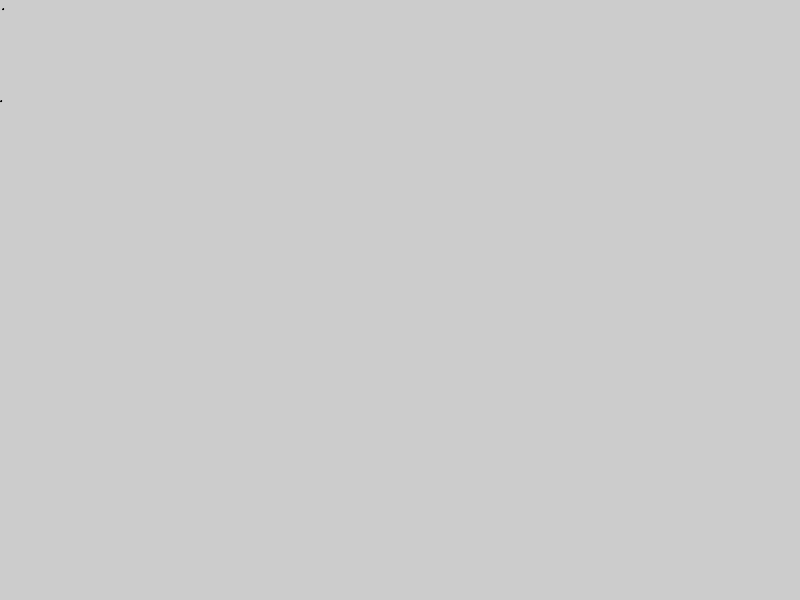
Frame 1 (no input)
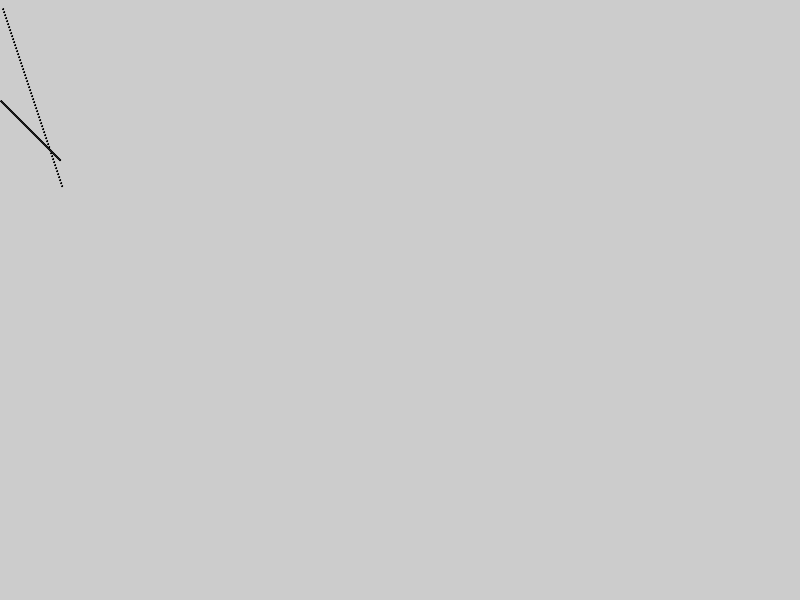
Frame 60 (the mouse pressed at the canvas centre just before this capture)
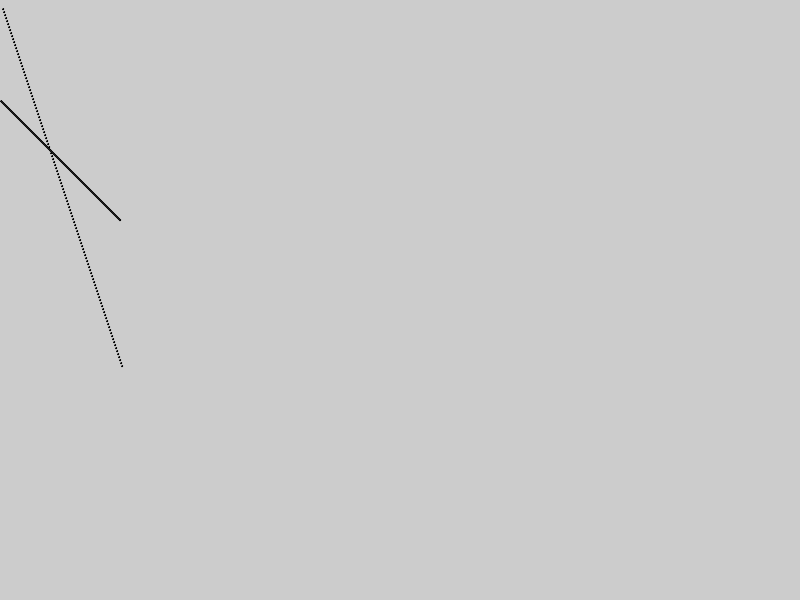
Frame 120 (the mouse held since frame 60 and released just before this capture)

The Processing sketch that drew these frames (run headless with seeded random() and noise(); from frame 60 on, the mouse is pressed at the canvas centre):

// Processing sketch: equation_of_line
// ── equation_of_line.pde
int x=0;
int m = 1;
int c = 100;
int y = m*x+c;

int a = 2;
int b = 3;
int s = 0;
int f = b*a+s;

void setup(){
  size(800,600);
}

void draw(){
  x = x + 1;
  y=m*x+c;
  ellipse(x,y,1,1);
  
  a=a+1;
  f=b*a+s;
  ellipse(a,f,1,1);
  


}
